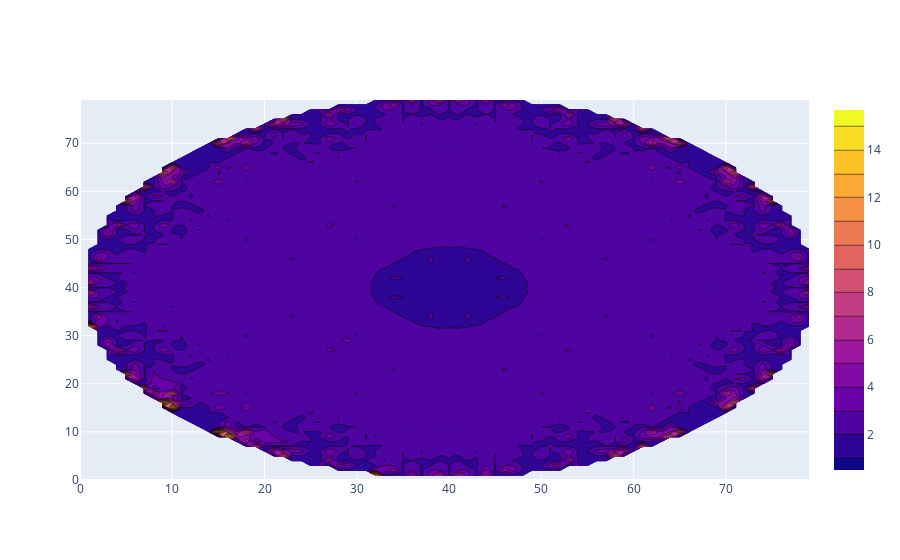

Notebook cell for this chart:
### Code cell
#contour plot of actuator Effort space
import numpy as np
import plotly.graph_objs as go
_fig = go.Figure(data = go.Contour(z=SS))
_fig.show()

### Figure 1 — Plotly figure (JSON) as saved in the notebook; plotly's stock layout.template omitted (floating-point values rounded to 4 significant figures; data arrays with more than 128 entries replaced by an {"elided": "..."} marker saying what was removed)
{"data": [{"autocontour": true, "contours": {"end": 15, "size": 1, "start": 1}, "type": "contour", "z": {"elided": "80x80 float values"}}], "layout": {"autosize": true, "xaxis": {"autorange": true, "range": [0, 79]}, "yaxis": {"autorange": true, "range": [0, 79]}}}
